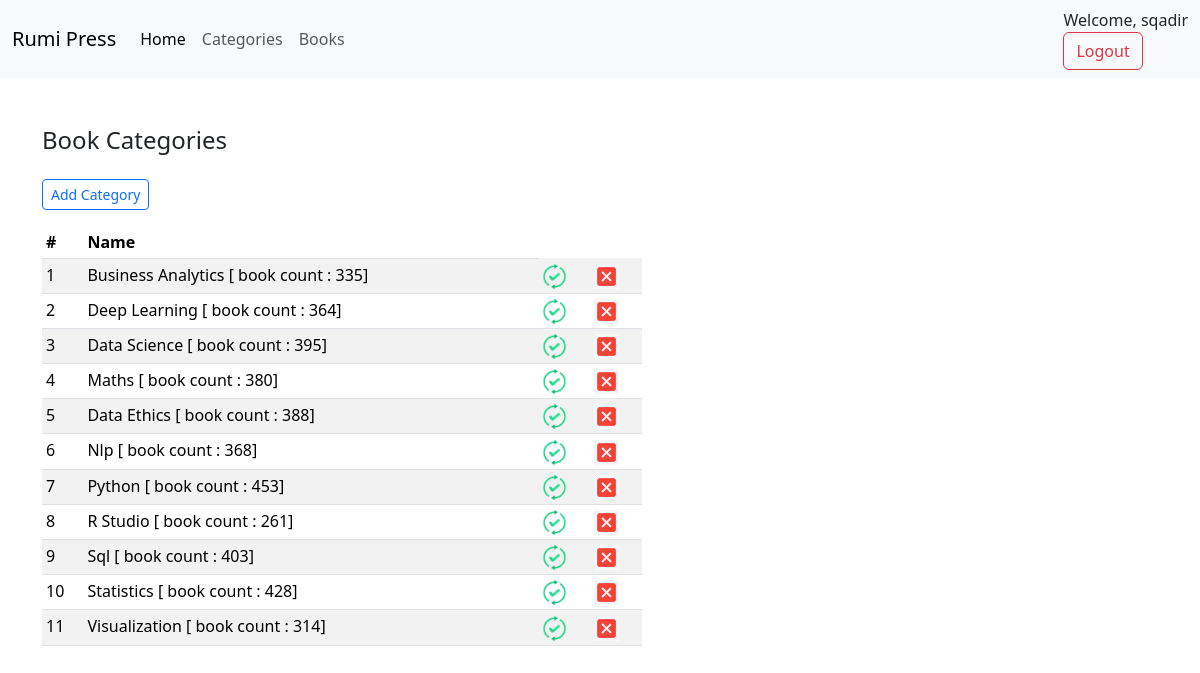
Page /categories/ (signed in) on the committed database.
### books/models.py (models this page shows, shortened)
class Category(models.Model):
    name = models.CharField(max_length=255)

### books/views.py (the view)
# urls.py: path("categories/", views.CategoryListView.as_view(), name="categories_list"),
class CategoryListView(generic.ListView):
    template_name = "books/category_list.html"
    context_object_name = "categories"
    def get_queryset(self):
        return models.Category.objects.all()

### templates/books/category_list.html (shortened to what this page needs)
{% extends '_base.html' %}
{% load static %}
{% block content %}
  <div class="container mt-5">
    <h4>Book Categories</h4>
    {% if request.user.is_authenticated %}
      <a class="btn btn-outline-primary btn-sm mt-3" href="{% url 'category_create' %}">Add Category</a>
    {% endif %}
    {% if categories %}
      <table class="table table-sm table-striped mt-3" style="width: 50vw;">
        <thead>
          <tr>
            <th scope="col">#</th>
            <th scope="col">Name</th>
          </tr>
        </thead>
        <tbody>
        {% for category in categories %}
          {% if category != "" %}
          <tr>
            <td>{{ category.id }}</td>
            <td>{{ category.name|title }} <p style="display: inline;"> [ book count : {{ category.books.count }}]</p></td>
            {% if request.user.is_authenticated %}
            <td>
              <a href="{% url 'category_update' category.id %}">
              <img src="{% static 'images/update.png' %}" alt="Update Category" width="25" height="25">
              </a>
            </td>
              <td>
                <a href="{% url 'category_delete' category.id %}">
                <img src="{% static 'images/delete_icon.png' %}" alt="Delete Category" width="25" height="25">
                </a>
              </td>
            {% endif %}
          </tr>
          {% endif %}
        {% endfor %}
        </tbody>
      </table>
    {% endif %}
  </div>
{% endblock %}

### templates/_base.html (shortened to what this page needs)
{% load static %}
<!DOCTYPE html>
<html lang="en">
<head>
  <link href="https://cdn.jsdelivr.net/npm/bootstrap@5.3.3/dist/css/bootstrap.min.css" rel="stylesheet">
  <link rel="stylesheet" href="{% static 'css/base.css' %}">
</head>
<body>
  <nav class="navbar navbar-expand-lg bg-body-tertiary">
    <div class="container-fluid">
      <a class="navbar-brand" href="{% url 'homepage' %}">Rumi Press</a>
      <div class="collapse navbar-collapse" id="navbarNavAltMarkup">
        <div class="navbar-nav">
          <a class="nav-link active" aria-current="page" href="{% url 'homepage' %}">Home</a>
          <a class="nav-link" href="{% url 'categories_list' %}">Categories</a>
          <a class="nav-link" href="{% url 'books_list' %}">Books</a>
        </div>
      </div>
      <ul class="navbar-nav mr-auto ms-auto">
        <li class="nav-item active">
          {% if user.is_authenticated %}
            Welcome, {{ user.username }}
            <form action="{% url 'logout' %}" method="post">
              <button class="btn btn-outline-danger" type="submit">Logout</button>
            </form>
          {% else %}
            <li><a class="btn btn-success" href="{% url 'signup' %}">Register</a></li>
            <li><a class="btn btn-outline-success" style="margin-left: 10px;" href="{% url 'login' %}">Login</a></li>
          {% endif %}
        </li>
      </ul>
    </div>
  </nav>
  {% block content %}
  {% endblock %}
</body>
</html>

### rows in the picture
Category: id "1", name "Business Analytics", books.count "335"
Category: id "2", name "Deep Learning", books.count "364"
Category: id "3", name "Data Science", books.count "395"
Category: id "4", name "Maths", books.count "380"
Category: id "5", name "Data Ethics", books.count "388"
Category: id "6", name "Nlp", books.count "368"
Category: id "7", name "Python", books.count "453"
Category: id "8", name "R Studio", books.count "261"
Category: id "9", name "Sql", books.count "403"
Category: id "10", name "Statistics", books.count "428"
Category: id "11", name "Visualization", books.count "314"

### other values in the picture
{{ user.username }} "sqadir"
